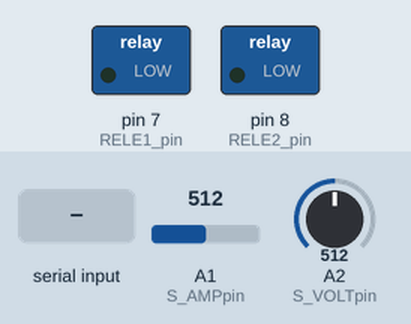
The program below on a simulated Arduino Uno, built with avr-gcc and run on an emulated ATmega328P. On the bench: switched loads named in the program (green lamp = pin HIGH). Inputs (shaded band) come from the test bench; at power-on: A1 (S_AMPpin) = 512, A2 (S_VOLTpin) = 512.

Above: at 1.2 s.
1.3 s: "1" received over Serial
At 3.5 s:
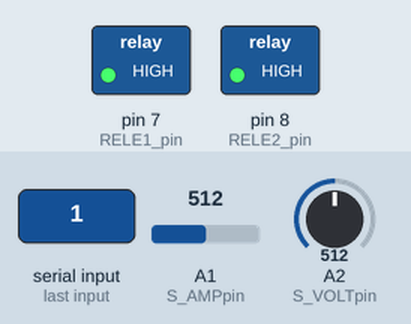
3.8 s: "0" received over Serial
At 5.6 s:
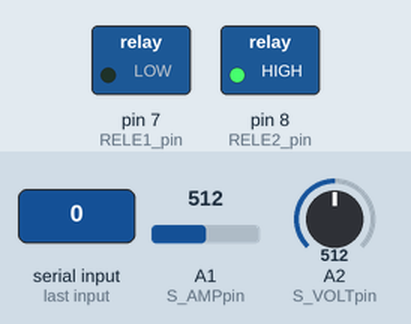
6.3 s: "2" received over Serial
At 8.6 s:
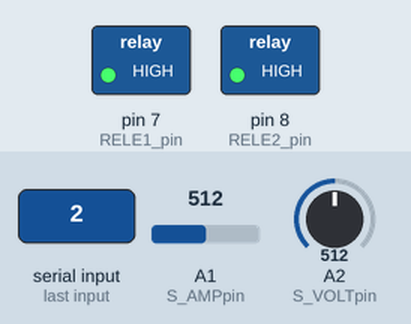
Timing chart, 0 to 10.1 s (numbered marks = the images above; inputs shaded):
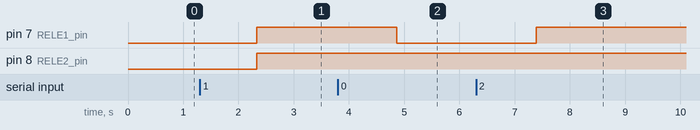

Measured:
- after the input at 1.3 s, pin 7 (RELE1_pin), pin 8 (RELE2_pin): LOW → HIGH after 1.0 s
- after the input at 3.8 s, pin 7 (RELE1_pin): HIGH → LOW after 1.1 s
- after the input at 6.3 s, pin 7 (RELE1_pin): LOW → HIGH after 1.1 s

The program:

main.cpp
```cpp
//Codigo do Arduino para programar o sistema de monitoramento

//Inclui as bibliotecas
#include <Arduino.h>
#include <multiMedidor.h>

//Definicoes de pinos
#define S_AMPpin A1
#define S_VOLTpin A2
#define RELE1_pin 7
#define RELE2_pin 8

//Unioes e estruturas
typedef union
{
  double valor;
  byte mapeamento[4];
} VarEletrica;

/*                              Variaveis                                   */
//Constantes para processamento das leituras
const double RTC_Amp = 0.100, RTC_Volt = 0.1, RefAnalogica = 5.0 / 1024.0;
const double calibreAmp = 0, calibreVolt = 0, defasagemVolt = 5.5; //constantes de calibracao dos sensores
double tensao = 127.47;
VarEletrica Amp, AmpAntigo, Volt, VoltOld, Potencia; //variaveis da energia
bool modo220V = false;
char *dadosR;
byte nOut, strRsize;

//Funcoes
double LeituraAmp(char pin);
double LeituraVolt(char pin);
double CalcPotencia(double Tensao, double Corrente);
void printVarEletrica(VarEletrica x);
void pinCtrl(char *dadosR);

//instancias e objetos
EnergyMonitor emon;

//Execucao do programa
void setup()
{
  Serial.begin(9600);
  nOut = 2;
  strRsize = nOut + 1;
  dadosR = (char *)malloc(strRsize);
  pinMode(RELE1_pin, OUTPUT);
  pinMode(RELE2_pin, OUTPUT);
  emon.current(S_AMPpin, calibreAmp);
  emon.voltage(S_VOLTpin, calibreVolt, defasagemVolt);
}
void loop()
{
  if (Serial.available() != 0)
  {
    Serial.readBytes(dadosR, strRsize);
    pinCtrl(dadosR);
  }
  emon.calcVI(17, 100);
  Amp.valor = emon.Irms;  //Obtem a medida nova
  Volt.valor = emon.Vrms; //comentar se nao utilizar o sensor de tensao
  //AmpAntigo.valor = Amp.valor;                      //Medida antiga passa a ser a nova base
  //Volt.valor = tensao;                              //comentar se utilizar o sensor de tensao
  Potencia.valor = Amp.valor * Volt.valor;
  //manda os dados para o raspberry
  printVarEletrica(Volt);
  printVarEletrica(Amp);
  printVarEletrica(Potencia);
}

//REFERENCIA DAS FUNCOES
//Recebe a leitura do sensor de corrente e trasforma em corrente, retorna um valor para corrente
/*
double LeituraAmp(char pin)
{
  static double EscAnalogica = (RTC_Amp-calibreAmp) / RefAnalogica;

  int leitura, picoAlto = 0, picoBaixo = 1023;
  for(int i=0; i < 300; i++)
  {
    leitura = analogRead(pin);
    if(leitura > picoAlto)
    {
      picoAlto = leitura;
    }
    if(leitura < picoBaixo)
    {
      picoBaixo = leitura;
    }
  }
  leitura = picoAlto - picoBaixo;
  double valor = leitura /  EscAnalogica;
  return valor;
}
*/
//Recebe a leitura do sensor de tensao e transforma em corrente
/*
double LeituraVolt(char pin)
{
  int leitura = analogRead(pin);
  return leitura * RTC_Volt;
}
*/
//Calcula a potencia aparente baseado nos valores dos sensores
/*
double CalcPotencia(double Tensao, double Corrente)
{
  return Tensao * Corrente;
}
*/
//Manda as variaveis lidas para a serial
void printVarEletrica(double x)
{
  for (char i = 3; i >= 0; i++)
  {
    Serial.println(x);
  }
  Serial.println();
  delay(1000);
}
//controla os pinos baseado na entrada serial
void pinCtrl(char *dadosR)
{
  for (char i = 0; i < nOut; i++)
    *(dadosR + i) -= '0';

  digitalWrite(RELE1_pin, *(dadosR + 0));
  digitalWrite(RELE2_pin, *(dadosR + 1));
}
```
